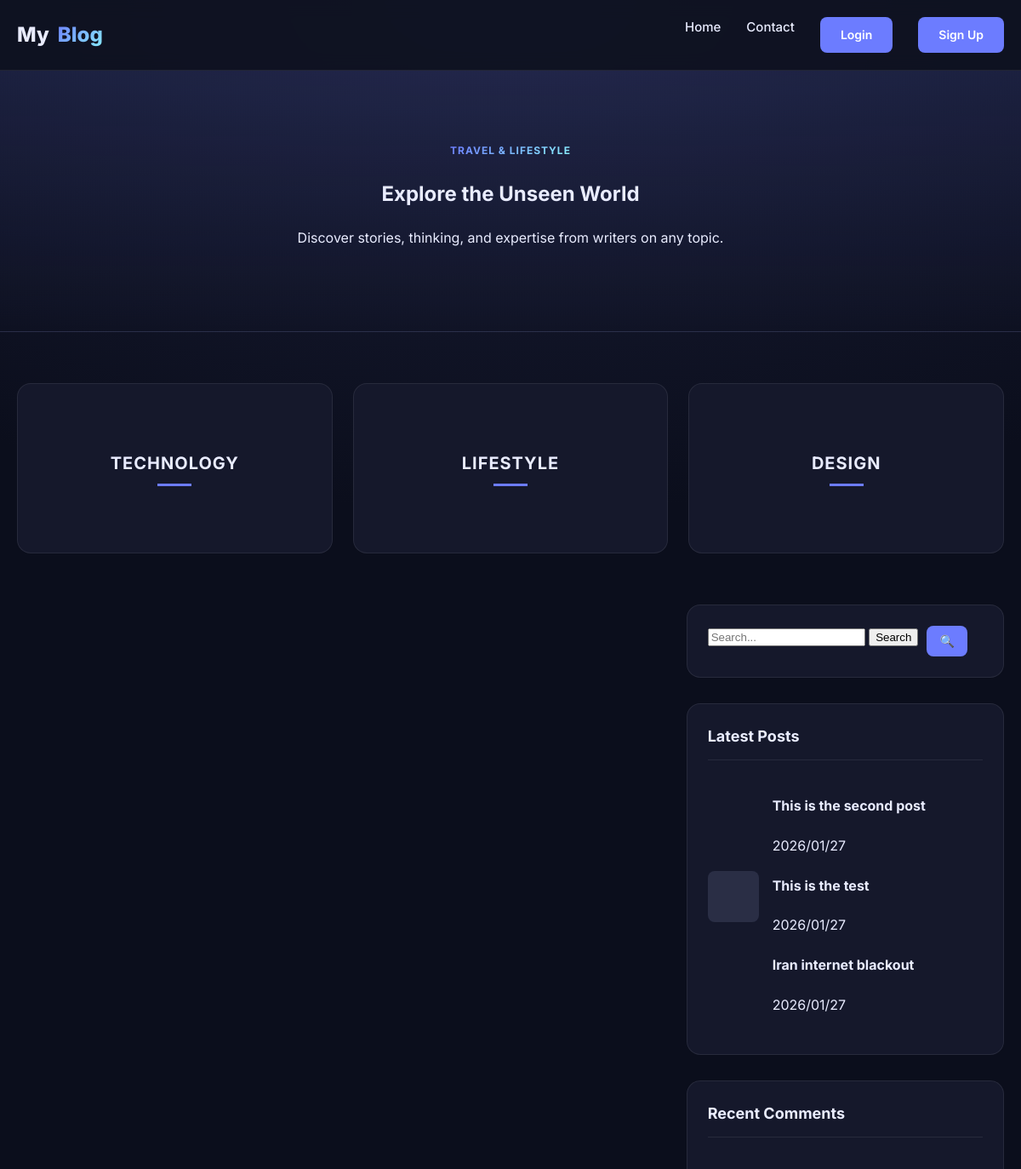
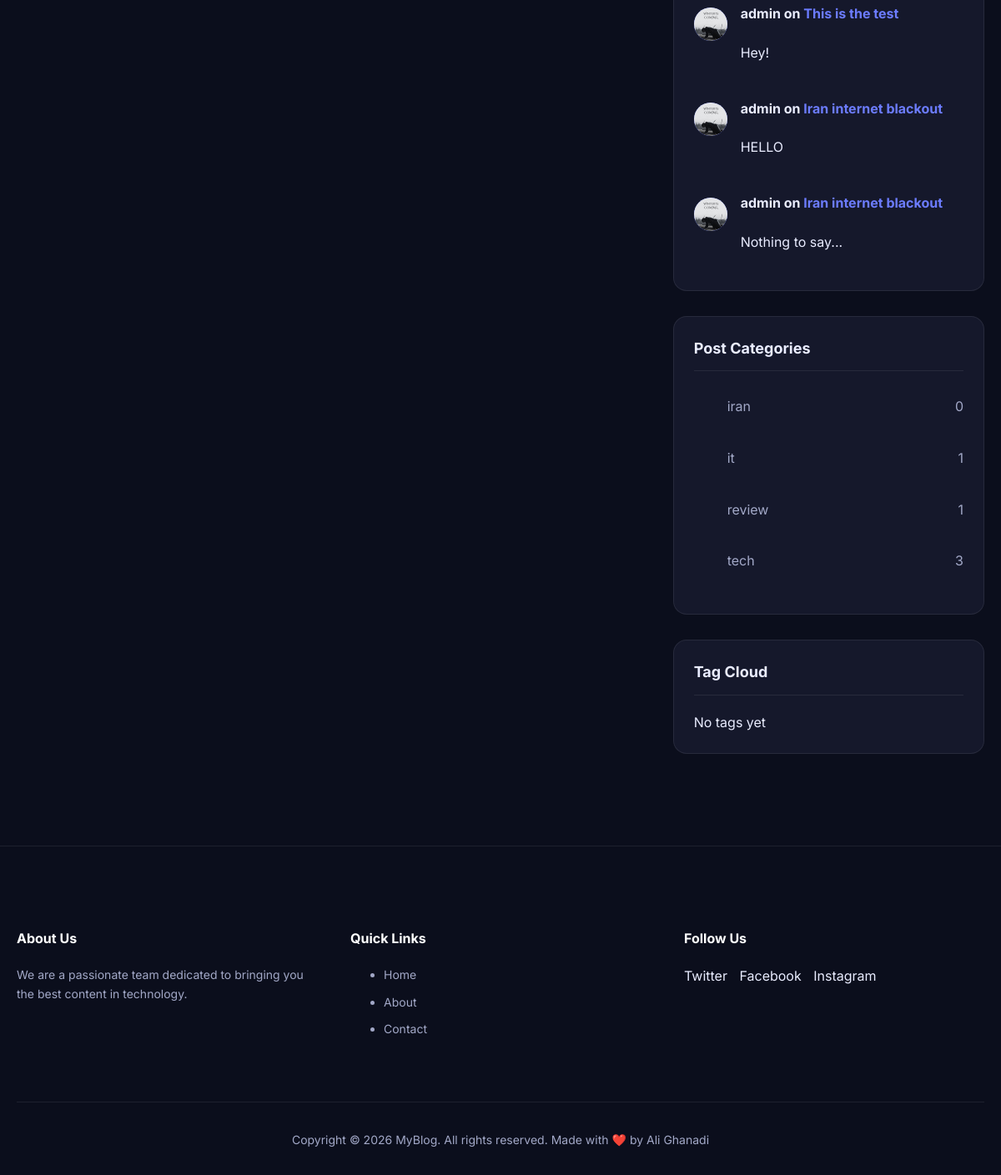
Screenshot of /category/iran with the database file from the repository (2 pictures, top to bottom).
### posts/models.py (models this page shows, shortened)
class Post(models.Model):
    img = models.ImageField(upload_to='blog_images/', blank=True, null=True)
    title = models.CharField(max_length=200)
    content = models.TextField()
    author = models.ForeignKey(
        settings.AUTH_USER_MODEL,
        on_delete=models.CASCADE,
        related_name="posts"
    )
    created_date = models.DateTimeField(auto_now_add=True)
    updated_date = models.DateTimeField(auto_now=True)
    status = models.BooleanField(default=True)
    def __str__(self):
        return f"{self.title}"
    category = models.ManyToManyField(
        Category,
        related_name="posts",
        blank=True
    )
    tag = models.ManyToManyField(
        Tag,
        related_name="posts",
        blank=True
    )
    counted_views = models.IntegerField(default=0)

class Comment(models.Model):
    post = models.ForeignKey(
        Post,
        on_delete=models.CASCADE,
        related_name='comments'
    )
    user_comment = models.ForeignKey(
        settings.AUTH_USER_MODEL,
        on_delete=models.CASCADE,
        related_name="user_comment"
    )
    content = models.TextField()
    is_active = models.BooleanField(default=False)
    created_at = models.DateTimeField(auto_now_add=True)

class Category(models.Model):
    name = models.CharField(max_length=100, unique=True)
    slug = models.SlugField(unique=True)
    class Meta:
      verbose_name_plural = "Categories"

### accounts/models.py (models this page shows)
class CustomUser(AbstractUser):
    email = models.EmailField(unique=True)
    first_name = models.CharField(max_length=50)
    last_name = models.CharField(max_length=50)
    phone_number = models.CharField(max_length=20, blank=False, null=False)
    profile_picture = models.ImageField(upload_to='profiles/', blank=True, null=True)
    biography = models.TextField(default="No bio")
    def __str__(self):
        return self.username

### posts/views.py (the view)
# urls.py: path('category/<slug:category_slug>', post_by_category, name='cat'),
def post_by_category(request, category_slug):
    category = get_object_or_404(Category, slug=category_slug)
    posts = Post.objects.filter(category=category, status=1).order_by('-created_date')
    categories = Category.objects.annotate(
        post_count=Count('posts', distinct=True)
    )
    return render(request, 'blog/blog.html', {
        'posts': posts,
        'current_category': category,
        'categories': categories
    })

### posts/templatetags/blog_tags.py (called while the page is built)
@register.inclusion_tag('blog/partials/sidebar/latest_posts.html')
def show_latest_posts():
    posts = Post.objects.all().order_by('-id')[:3]
    return {'posts': posts}

@register.inclusion_tag('blog/partials/sidebar/recent_comments.html')
def show_recent_comments(count=3):
    comments = Comment.objects.filter(is_active=1).order_by('-created_at')[:3]
    return {'comments': comments}

### templates/blog/blog.html (shortened to what this page needs)
{% extends 'base.html' %}
{% load blog_tags %}
{% block content %}
  <section class="hero">
    <div class="container">
      <span class="badge">Travel & Lifestyle</span>
      <h1>Explore the Unseen World</h1>
      <p>Discover stories, thinking, and expertise from writers on any topic.</p>
    </div>
  </section>
  <section class="top-cats">
    <div class="container">
      <div class="cat-grid">
        <div class="cat-card">
          <div class="cat-overlay">
            <div class="cat-title">Technology</div>
            <div class="cat-line"></div>
          </div>
        </div>
        <div class="cat-card">
          <div class="cat-overlay">
            <div class="cat-title">Lifestyle</div>
            <div class="cat-line"></div>
          </div>
        </div>
        <div class="cat-card">
          <div class="cat-overlay">
            <div class="cat-title">Design</div>
            <div class="cat-line"></div>
          </div>
        </div>
      </div>
    </div>
  </section>
  <section class="main-area">
    <div class="container layout-grid">
      <div class="posts-list">
      </div>
      <aside class="sidebar-widgets">
        {% include 'blog/partials/sidebar/search.html' %}
        {% show_latest_posts %}
        {% show_recent_comments %}
        {% include 'blog/partials/sidebar/categories.html' %}
        {% include 'blog/partials/sidebar/tag_cloud.html' %}
      </aside>
    </div>
  </section>
{% endblock %}

### templates/blog/partials/sidebar/latest_posts.html
<div class="widget">
  <h3 class="widget-title">Latest Posts</h3>
  <div class="mini-post">
    <div class="mini-thumb"></div>
    <div class="mini-details">
      {% for post in posts %}
      <h4><a href="{% url 'blog:single' pid=post.id %}">{{post.title}}</a></h4>
      <span class="date">{{post.created_date|date:"Y/m/d"}}</span>
      {% endfor %}
    </div>
  </div>
</div>

### templates/blog/partials/sidebar/recent_comments.html
<div class="widget">
  <h3 class="widget-title">Recent Comments</h3>
  {% for comment in comments %}
  <div class="mini-post">
    <div style="width: 40px; height: 40px; border-radius: 50%; background: var(--accent); overflow: hidden; display: grid; place-items: center; flex-shrink: 0;">
        {% if comment.user_comment.profile_picture %}
          <img src="{{comment.user_comment.profile_picture.url}}" alt="{{ comment.user_comment.username }}" style="width: 100%; height: 100%; object-fit: cover;">
        {% else %}
          <div style="background: #1f243d; width: 100%; height: 100%; display: flex; align-items: center; justify-content: center; color: var(--muted); font-size: 10px;"></div>
        {% endif %}
    </div>
    <div class="mini-details">
      <h4>{{comment.user_comment}} on <a href="#" style="color: var(--accent);">{{comment.post}}</a></h4>
      <span class="date">{{comment.content}}</span>
    </div>
  </div>
  {% endfor %}
</div>

### templates/blog/partials/sidebar/categories.html
<div class="widget">
  <h3 class="widget-title">Post Categories</h3>
  {% for category in categories %}
  <ul class="cat-list">
    <li><a href="{% url 'blog:cat' category_slug=category.slug %}">{{category.name}}</a> <span>{{category.post_count}}</span></li>
  </ul>
{% endfor %}
</div>

### templates/base.html (style rules this page uses)
:root { --bg:#0f1220; --card:#15182b; --muted:#a2a8c7; --text:#e9ecff; --accent:#6c7cff; --accent-hover:#5a6ae6; --accent-2:#89f0ff; --border:rgba(255,255,255,.08); --gradient:linear-gradient(135deg,var(--accent),var(--accent-2)); }
* { box-sizing:border-box }
body { margin:0;font-family:Inter,system-ui,sans-serif;background:radial-gradient(1200px 600px at 50% 0%,#1a1e38,#0b0e1c),var(--bg);color:var(--text);line-height:1.6 }
a { text-decoration:none;color:inherit;transition:.2s }
.container { max-width:1200px;margin:0 auto;padding:0 20px }
.badge { background:var(--gradient);-webkit-background-clip:text;-webkit-text-fill-color:transparent;font-weight:700;text-transform:uppercase;font-size:12px;letter-spacing:1px }

### templates/blog/blog.html (style rules this page uses)
.hero { padding:80px 0;text-align:center;background:linear-gradient(180deg,rgba(108,124,255,.1),transparent);border-bottom:1px solid var(--border) }
.top-cats { padding:60px 0 }
.cat-grid { display:grid;grid-template-columns:repeat(auto-fit,minmax(300px,1fr));gap:24px }
.cat-card { position:relative;height:200px;border-radius:16px;overflow:hidden;border:1px solid var(--border);background:var(--card);transition:transform .3s }
.cat-overlay { position:absolute;inset:0;display:flex;flex-direction:column;justify-content:center;align-items:center }
.cat-title { font-size:20px;font-weight:700;text-transform:uppercase;letter-spacing:1px;margin-bottom:8px }
.cat-line { width:40px;height:3px;background:var(--accent) }
.main-area { padding-bottom:80px }
.layout-grid { display:grid;grid-template-columns:1fr;gap:40px }
@media (min-width:992px) { .layout-grid { grid-template-columns:2fr 1fr } }
.widget { background:var(--card);padding:24px;border-radius:16px;border:1px solid var(--border);margin-bottom:30px }
.widget-title { font-size:18px;font-weight:700;margin:0 0 20px;border-bottom:1px solid var(--border);padding-bottom:12px }
.mini-post { display:flex;gap:16px;margin-bottom:20px;align-items:center }
.mini-thumb { width:60px;height:60px;border-radius:8px;background:#2a2e45 }
.cat-list li { padding:10px 0;border-bottom:1px solid var(--border);display:flex;justify-content:space-between;color:var(--muted) }
.cat-list li:last-child { border-bottom:none }

### rows the page displays
Post: title "This is the second post", created_date "2026/01/27"
Post: title "This is the test", created_date "2026/01/27"
Post: title "Iran internet blackout", created_date "2026/01/27"
Comment: user_comment.profile_picture (picture), user_comment "admin", post "This is the test", content "Hey!"
Comment: user_comment.profile_picture (picture), user_comment "admin", post "Iran internet blackout", content "HELLO"
Comment: user_comment.profile_picture (picture), user_comment "admin", post "Iran internet blackout", content "Nothing to say..."
Category: name "iran", post_count "0"
Category: name "it", post_count "1"
Category: name "review", post_count "1"
Category: name "tech", post_count "3"
